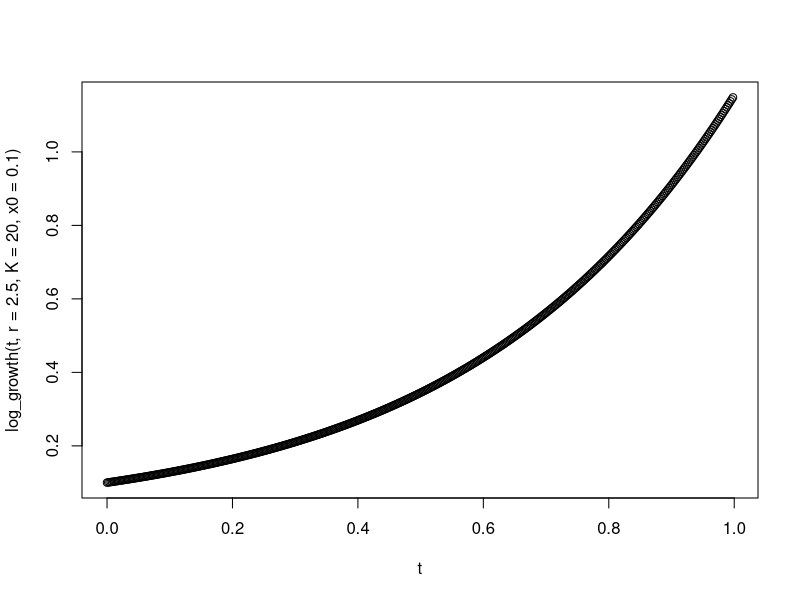
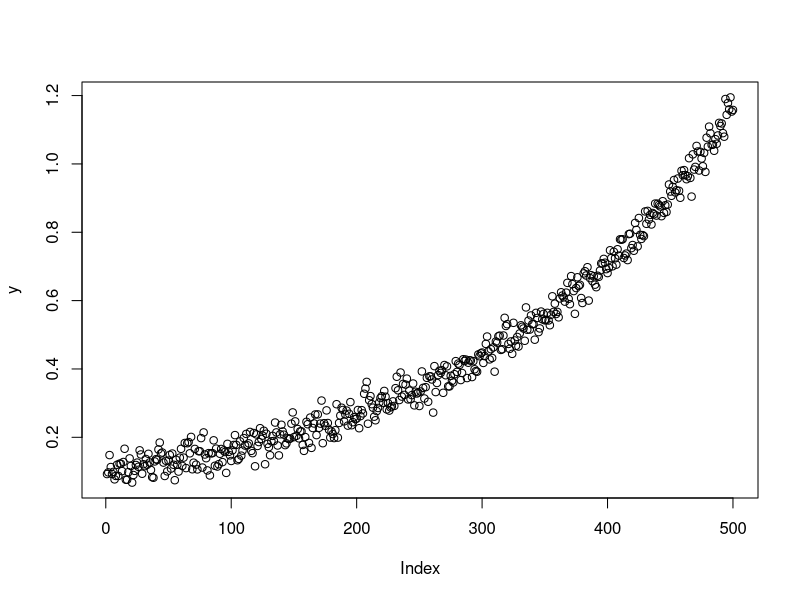

The R source for these figures, in order: (Note: this script raises an error after producing the figures.)
#### Logistic growth

log_growth<-function(t,r,K,x0){
  K*x0*exp(r*t)/(K+x0*(exp(r*t)-1))
}
t=(0:499)/500
plot(t,log_growth(t,r=2.5,K=20,x0=0.1))

t_obs=(0:499)/500
y=as.matrix(log_growth(t,r=2.5,K=20,x0=0.1))
true.sd=sd(y)*0.1
set.seed(1433)
true.y=y
y=y+rnorm(length(y),mean=0,sd=true.sd)
plot(y)

q=2
nit=10000
burn.in=5000
out=ode.mcmc_C(y,t_obs,q=q,nit=nit, burn.in = burn.in,progr=FALSE)


plot(t_obs,y,
     xlab="Time Points",
     ylab=eval(bquote(expression(y[.(k)]))))
lines(t_obs,out$post.x, col=4) ## blue

plot(out$chain.lam_teta[burn.in:nit], type="l", xlab="iteration (after warm-up)")

plot(out$chain.sigma_d[burn.in:nit], type="l",
     xlab="iteration (after warm-up)",
     ylab=expression(sigma["y"]^2))

plot(out$chain.lam_beta[burn.in:nit], type="l")

plot(t_obs,y[,1])
lines(t_obs,out$post.g1+out$mean.mu,col=4) ##blue line


est.beta=matrix(c(round(out$mean.beta,3),round(out$sd.beta,3)),length(out$mean.beta),2,byrow=FALSE)
colnames(est.beta)=c("mean","sd")
est.beta
credib=apply(out$chain.beta[burn.in:nit,],2,quantile,probs=c(0.025,0.5,0.975))
colnames(credib)=c("r","K")
round(t(credib),3)

round(out$mean.mu,3)
round(out$sd.mu,3)
# plot(out$chain.mu[burn.in:nit],type="l")
round(quantile(out$chain.mu[burn.in:nit],probs=c(0.025,0.5,0.975)),3)


round(out$mean.sigma_d,6)
round(median(out$chain.sigma_d[burn.in:nit]),6)

round(out$mean.sigma_y,6)
round(median(out$chain.sigma_y[burn.in:nit]),6)


round(out$sd.var_d,5)
round(out$sd.var_y,5)


# # now the confidence bands 95%
# qtl=abs(qnorm(0.025))
# plot(t_obs,y[,1])
# upp.limit=out$post.g1+out$mean.mu+qtl*sqrt(out$mean.sigma_d)
# low.limit=out$post.g1+out$mean.mu-qtl*sqrt(out$mean.sigma_d)
# polygon(c(t_obs, rev(t_obs)), c(upp.limit, rev(low.limit)), col = "grey80", border = NA)
# points(t_obs,y[,1])
# lines(t_obs,out$post.g1+out$mean.mu,col=4) ###blue
# lines(t_obs, upp.limit , lty = "dotted")
# lines(t_obs, low.limit, lty = "dotted")
# 
# 
# # now the confidence bands 99%
# qtl=abs(qnorm(0.005))
# plot(t_obs,y[,1])
# upp.limit=out$post.g1+out$mean.mu+qtl*sqrt(out$mean.sigma_d)
# low.limit=out$post.g1+out$mean.mu-qtl*sqrt(out$mean.sigma_d)
# polygon(c(t_obs, rev(t_obs)), c(upp.limit, rev(low.limit)), col = "grey80", border = NA)
# points(t_obs,y[,1])
# lines(t_obs,out$post.g1+out$mean.mu,col=4) ###blue
# lines(t_obs, upp.limit , lty = "dotted")
# lines(t_obs, low.limit, lty = "dotted")
# 


plot(t_obs,y,
  main="",
  pch=5,
  cex=1,
  xlab="time", xlim=c(0,1),
  ylab=expression(y["1"]))
points(t_obs,out$post.g1+out$mean.mu,
       type="l",
       pch=19,
       lty="longdash",
       cex=0.8,
       lwd=1.5,
       col=2) ## red
points(t_obs,true.y,
       type="l",
       pch=15,
       lty="solid",
       cex=0.8,
       lwd=1.5, 
       col=4) ## blue
points(t_obs,out$post.x,
       type="l",
       pch=15,
       lty="dotted",
       cex=0.8,
       lwd=1.5, 
       col=6) ## green
